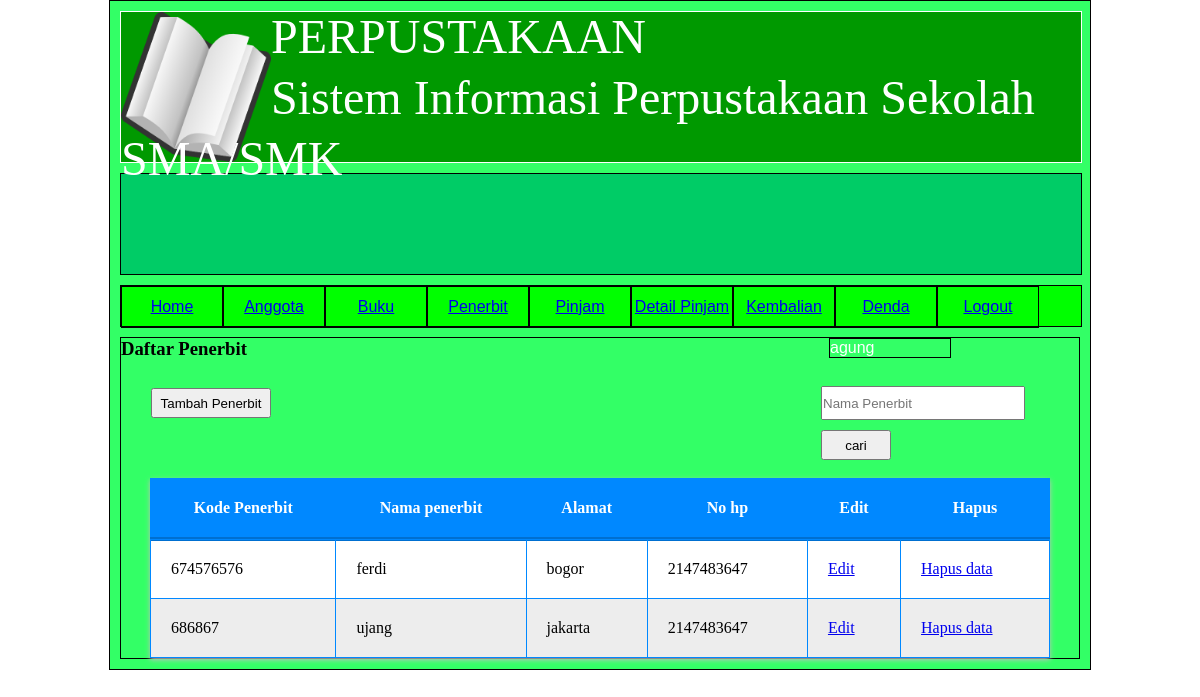
Screenshot of /penerbit.php (signed in) with the database file from the repository.
### tables this page shows
CREATE TABLE IF NOT EXISTS `penerbit` (
  `Kdpenerbit` int(5) NOT NULL,
  `Nmpenerbit` varchar(20) NOT NULL,
  `Alamat` text NOT NULL,
  `nohp` int(12) NOT NULL,
  PRIMARY KEY (`Kdpenerbit`)
);

### penerbit.php (the view, shortened to what this page needs)
<?php
if(!isset($_SESSION['Nama'])){
    header("location:login.php");
}else{
?>
<!DOCTYPE html>
<html>
<head>
	<link rel="stylesheet" type="text/css" href="bukudesain.css">
</head>
<body>
<div class="wrapper">
	<div class="header">
	<div class="gambar1"><img src="gambar/Sistem_Informasi_Perpustakaan_Online.png" width="150" height="150"></div>
	<font size="70">PERPUSTAKAAN</font><br>
    <font size="30">Sistem Informasi Perpustakaan Sekolah SMA/SMK</font>
	</div>
    <div class="cari">
</div>
<div class="menu">
	<ul>
		<li><a href="home.php">Home</a></li>
		<li><a href="anggota.php">Anggota</a></li>
		<li><a href="buku.php">Buku</a></li>
		<li><a href="penerbit.php">Penerbit</a></li>
		<li><a href="pinjam.php">Pinjam</a></li>
		<li><a href="detail.php">Detail Pinjam</a></li>
		<li><a href="kembalian.php">Kembalian</a></li>
		<li><a href="denda.php">Denda</a></li>
		<li><a href="keluar.php">Logout</a></li>
		<div class="nama"><?php echo $_SESSION['Nama']?></div>
	</ul>
	</div>
	<div class="content"> <h3>Daftar Penerbit </h3> <br>
	<div><a href="penerbitt.php"><input type="button" value="Tambah Penerbit" name="" style="width: 120px; height: 30px; margin-left: 30px;"></a></div>
	<div><form method="post" action="" style="margin-left: 700px; margin-top: -42px;">
	<input type="text" name="nl" placeholder="Nama Penerbit" class="tet" style="height: 30px; width: 200px;">
	<input type="submit" name="cari" value="cari" class="btn" style="height: 30px; width: 70px;"><br>
</form><br></div>
<?php
if(isset($_POST['cari'])){
	$nl=$_POST['nl'];
	$penerbit=mysql_query("SELECT*FROM penerbit WHERE Nmpenerbit='$nl'");
}
else{
    $penerbit=mysql_query("SELECT*FROM penerbit ORDER BY Nmpenerbit asc");
}
	echo"<div class='a'><center><table border=1 bgcolor=white width=900></center>";
	echo"
	<tr>
	<thead>
	<tr>
	<th><font color=><center>Kode Penerbit<center></font></th>
	<th><font color=><center>Nama penerbit<center></font></th>
	<th><font color=><center>Alamat<center></font></th>
	<th><font color=><center>No hp<center></font></th>
	<th><font color=><center>Edit<center></font></th>
	<th><font color=><center>Hapus<center></font></th>
	</tr>
	</thead>
	</tr>
	<tr>";
	while ($data=mysql_fetch_array($penerbit)) {
		echo"<td>".$data['Kdpenerbit']."</td>";
		echo"<td>".$data['Nmpenerbit']."</td>";
		echo"<td>".$data['Alamat']."</td>";
		echo"<td>".$data['nohp']."</td>";
		echo "<td><a href='editpenerbit.php?kd=".$data['Kdpenerbit']."'>Edit</a></td>";
		echo "<td><a href='hapuspenerbit.php?kd=".$data['Kdpenerbit']."'>Hapus data</a></td>";
	echo"</tr> </div>";
}
?>
	 </div>
	 </body>
</html>
<?php } ?>

### bukudesain.css (style rules this page uses)
* { margin:0%; padding: 0%; }
.wrapper { width: 80%; margin:0px auto; height: auto; border:1px solid; padding: 10px; background:#33FF66; }
.header { width: 100%; height: 150px; border:1px solid; margin-bottom: 10px; text-align: left; font-size:; background:#009900; color:white; line-height: 50px; }
.cari { width: 100%; height: 100px; border:1px solid; margin-bottom: 10px; background:#00CC66; }
.nama { border:1px solid black; }
.menu { width: 100%; height: 40px; border:1px solid; background:#00FF00; font-family:Arial, Helvetica, sans-serif; margin-bottom: 10px; }
.menu ul li { list-style: none; width: 100px; height: 40px; border:1px solid; float: left; text-align: center; line-height: 40px; color:; }
.content { height: auto; width: auto; border:1px solid; }
.gambar1 { float: left; height:100px; width:150px; }
input { height: 20px; margin-top: 10px; }
.a table { background-color: white; border:1px solid #0088ff; border-collapse: collapse; box-shadow: 0px 2px 5px silver; }
.a table thead { background: #0088ff; color: white; border-bottom: 4px solid #006fd0; }
.a table th, td { padding: 20px; }
.nama { width: 120px; float: right; margin: 1%; margin-right: 130px; color: white; font-family: Arial, Helvetica, sans-serif; }

### rows the page displays
penerbit: Kdpenerbit "674576576", Nmpenerbit "ferdi", Alamat "bogor", nohp "2147483647"
penerbit: Kdpenerbit "686867", Nmpenerbit "ujang", Alamat "jakarta", nohp "2147483647"

### other values shown
$_SESSION['Nama'] "agung"
